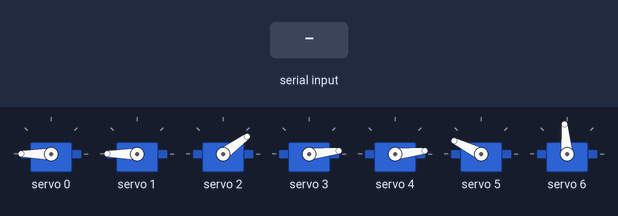
Simulated run of this sketch. Board: Arduino Uno, built with avr-gcc and run on an emulated ATmega328P. On the bench: 7 × servo. The test bench sets the inputs (shaded band). The audio player accepts every command and is not drawn; what the sketch prints to the serial monitor is not drawn.

Above: at 2.2 s.
2.3 s: "1" received over Serial
At 12.9 s:
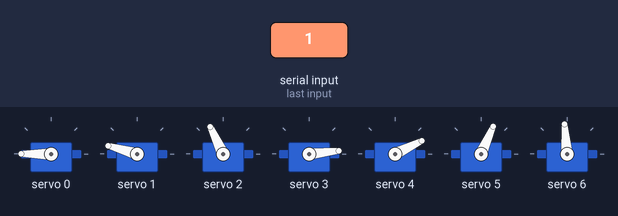
At 14.8 s:
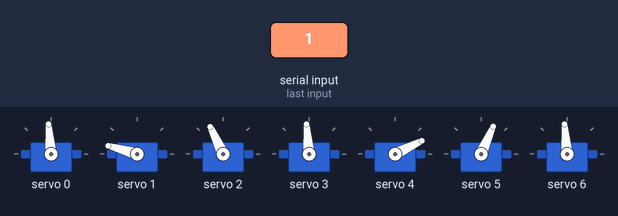
15.5 s: "2" received over Serial
At 19.0 s:
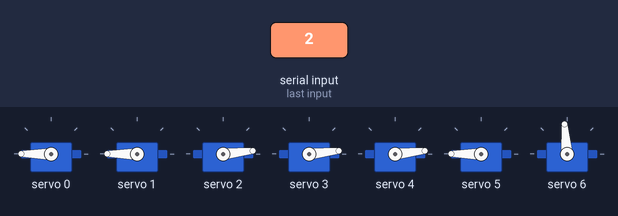
37.9 s: "6" received over Serial
55.1 s: "3" received over Serial
Timing chart, 0 to 71.9 s (numbered marks = the images above; inputs shaded):
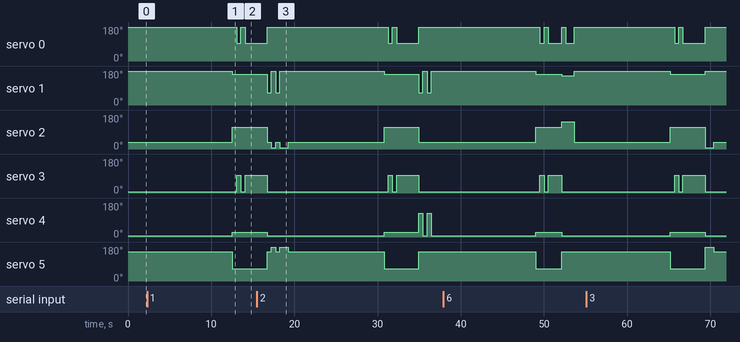

Measured:
- after the input at 2.3 s, servo 0, servo 3: goes on until 14.1 s, then stays 95°; servo 1: goes on until 12.6 s, then stays 164°; servo 2: goes on until 12.6 s, then stays 115°; servo 4: goes on until 12.6 s, then stays 26°; servo 5: goes on until 12.6 s, then stays 66°

The sketch:

mp3_servo_02.ino
```cpp
//DFPlayer Mini-------------------------------------------
#include <DFRobotDFPlayerMini.h>
#include <SoftwareSerial.h>
SoftwareSerial myDFplayerSerial(10,11); //RX ,TX
DFRobotDFPlayerMini myDFplayer;

// PCA9685------------------------------------------------
#include <Wire.h>
#include <Adafruit_PWMServoDriver.h>
Adafruit_PWMServoDriver pwm = Adafruit_PWMServoDriver();
#define SERVOMIN 150
#define SERVOMAX 600
int rightelbow = 0;           //180->0
int rightshoulderside = 1;    //180->0
int rightshoulderver = 2;     //160->0
int leftelbow = 3;            //0->180
int leftshoulderside = 4;     //0->180
int leftshoulderver = 5;      //20->180
int neck = 6;

//servo move
void servo_write(int n, int ang){
  ang = map(ang,0,180,SERVOMIN,SERVOMAX);
  pwm.setPWM(n,0,ang);
}

//---------------------------------------------------------
void setup() {
  //setup Serial
  Serial.begin(9600);

  //setup DFPlayer Mini
  myDFplayerSerial.begin(9600);
  myDFplayer.begin( myDFplayerSerial );
  myDFplayer.volume(60);

  //setup PCA9685
  pwm.begin();
  pwm.setPWMFreq(60);
  nomal();

}

//---------------------------------------------------------
void loop(){
  if( Serial.available() > 0 ){
  delay(1000);

  char branch = Serial.read();

  Serial.println(" 1 =>　おはよう ");
  Serial.println(" 2 =>　こんにちは ");
  Serial.println(" 3 =>　ありがとうございました ");
  Serial.println(" 4 => こっちきて");
  Serial.println(" 5 => ばいばい");
  Serial.println(" 6 => ヨーソロ");
  Serial.println("");

  switch (branch) {
    //1 =>　おはよう
    case '1':
    Serial.println(" 1 =>　おはよう ");
    Serial.println("");
    play_01();
    ohayou();
    ohayou();
    break;
    //2 =>　こんにちは
    case '2':
    Serial.println(" 2 =>　こんにちは ");
    Serial.println("");
    play_03();
    konnitiha();
    konnitiha();
    break;
    //3 =>　ありがとうございました
    case '3':
    Serial.println(" 3 =>　ありがとうございました ");
    Serial.println("");
    play_04();
    aisatu();
    break;
    //4 => きて
    case '4':
    Serial.println(" 4 => こっちきて");
    Serial.println("");
    play_05();
    come();
    break;
    //5 => ばいばい
    case '5':
    Serial.println(" 5 => ばいばい");
    Serial.println("");
    play_02();
    konnitiha();
    konnitiha();
    break;

    case '6':
    Serial.println(" 6 => ヨーソロ");
    yosoro();
    break;

  }
  delay(500);
  }
  nomal();
  delay(10000);
  play_05();
  come();

}
```

DFPlayer.ino
```cpp
//01　おはよう
//02　ばいばい
//03　こんにちは
//04　ありがとうございました。
//05　きて
//06　がんばるび
//-----------------------------------
void play_01(){
  myDFplayer.play(1);
  delay(1000);
}

//-----------------------------------
void play_02(){
  myDFplayer.play(2);
  delay(1000);
}

//-----------------------------------
void play_03(){
  myDFplayer.play(3);
  delay(1000);
}

//-----------------------------------
void play_04(){
  myDFplayer.play(4);
  delay(1000);
}

//-----------------------------------
void play_05 (){
  myDFplayer.play(5);
  delay(1000);
}

//-----------------------------------
void play_06 (){
  myDFplayer.play(6);
  delay(1000);
}
```

PCA9685.ino
```cpp
//------------------------------------------
void nomal(){
  servo_write(rightelbow,180);
  servo_write(rightshoulderside,180);
  servo_write(rightshoulderver,30);
  servo_write(leftelbow,0);
  servo_write(leftshoulderside,0);
  servo_write(leftshoulderver,150);
  servo_write(neck,90);
  delay(500);
}

//------------------------------------------
void righ_hand_up(){
  servo_write(rightelbow,180);
  servo_write(rightshoulderside,150);
  servo_write(rightshoulderver,110);
  servo_write(leftelbow,0);
  servo_write(leftshoulderside,0);
  servo_write(leftshoulderver,150);
  servo_write(neck,90);
  delay(500);
}

//------------------------------------------
void left_hand_up(){
  servo_write(rightelbow,180);
  servo_write(rightshoulderside,180);
  servo_write(rightshoulderver,30);
  servo_write(leftelbow,0);
  servo_write(leftshoulderside,30);
  servo_write(leftshoulderver,60);
  servo_write(neck,90);
  delay(500);
}

//------------------------------------------
void hands_up(){
  servo_write(rightelbow,180);
  servo_write(rightshoulderside,60);
  servo_write(rightshoulderver,30);
  servo_write(leftelbow,0);
  servo_write(leftshoulderside,120);
  servo_write(leftshoulderver,150);
  servo_write(neck,90);
  delay(500);
}

//------------------------------------------
void aisatu(){
  servo_write(rightelbow,180);
  servo_write(rightshoulderside,180);
  servo_write(rightshoulderver,0);
  servo_write(leftelbow,0);
  servo_write(leftshoulderside,0);
  servo_write(leftshoulderver,180);
  servo_write(neck,90);
  delay(500);
}

//------------------------------------------
void ohayou(){
  servo_write(rightelbow,180);
  servo_write(rightshoulderside,60);
  servo_write(rightshoulderver,30);
  servo_write(leftelbow,0);
  servo_write(leftshoulderside,0);
  servo_write(leftshoulderver,150);
  servo_write(neck,90);
  delay(500);
  servo_write(rightelbow,180);
  servo_write(rightshoulderside,180);
  servo_write(rightshoulderver,0);
  servo_write(leftelbow,0);
  servo_write(leftshoulderside,0);
  servo_write(leftshoulderver,180);
  servo_write(neck,90);
  delay(500);
}

//------------------------------------------
void konnitiha(){
  servo_write(rightelbow,180);
  servo_write(rightshoulderside,60);
  servo_write(rightshoulderver,30);
  servo_write(leftelbow,0);
  servo_write(leftshoulderside,120);
  servo_write(leftshoulderver,150);
  servo_write(neck,90);
  delay(500);
  servo_write(rightelbow,180);
  servo_write(rightshoulderside,180);
  servo_write(rightshoulderver,30);
  servo_write(leftelbow,0);
  servo_write(leftshoulderside,0);
  servo_write(leftshoulderver,150);
  servo_write(neck,90);
  delay(500);
}

//-----------------------------------------
void neck_shake(){
  servo_write(rightelbow,180);
  servo_write(rightshoulderside,180);
  servo_write(rightshoulderver,30);
  servo_write(leftelbow,0);
  servo_write(leftshoulderside,0);
  servo_write(leftshoulderver,150);
  servo_write(neck,150);
  delay(500);
  servo_write(rightelbow,180);
  servo_write(rightshoulderside,180);
  servo_write(rightshoulderver,30);
  servo_write(leftelbow,0);
  servo_write(leftshoulderside,0);
  servo_write(leftshoulderver,150);
  servo_write(neck,30);
  delay(500);
}

//------------------------------------------
void come(){
  servo_write(rightelbow,180);
  servo_write(rightshoulderside,160);
  servo_write(rightshoulderver,110);
  servo_write(leftelbow,0);
  servo_write(leftshoulderside,20);
  servo_write(leftshoulderver,60);
  servo_write(neck,90);
  delay(500);
  servo_write(rightelbow,90);
  servo_write(rightshoulderside,160);
  servo_write(rightshoulderver,110);
  servo_write(leftelbow,90);
  servo_write(leftshoulderside,20);
  servo_write(leftshoulderver,60);
  servo_write(neck,90);
  delay(500);
  servo_write(rightelbow,180);
  servo_write(rightshoulderside,160);
  servo_write(rightshoulderver,110);
  servo_write(leftelbow,0);
  servo_write(leftshoulderside,20);
  servo_write(leftshoulderver,60);
  servo_write(neck,90);
  delay(500);
  servo_write(rightelbow,90);
  servo_write(rightshoulderside,160);
  servo_write(rightshoulderver,110);
  servo_write(leftelbow,90);
  servo_write(leftshoulderside,20);
  servo_write(leftshoulderver,60);
  servo_write(neck,90);
  delay(500);
}

//------------------------------------------
void yosoro(){
  servo_write(rightelbow,180);
  servo_write(rightshoulderside,150);
  servo_write(rightshoulderver,140);
  servo_write(leftelbow,0);
  servo_write(leftshoulderside,0);
  servo_write(leftshoulderver,150);
  servo_write(neck,90);
  delay(500);
  servo_write(rightelbow,90);
  servo_write(rightshoulderside,150);
  servo_write(rightshoulderver,140);
  servo_write(leftelbow,0);
  servo_write(leftshoulderside,0);
  servo_write(leftshoulderver,150);
  servo_write(neck,90);
  delay(500);

}
```
